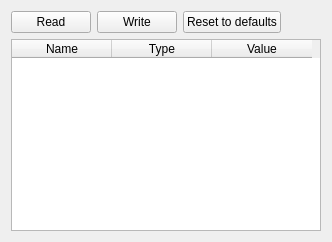
          <widget class="QWidget" name="tab_3">
           <attribute name="title">
            <string>Config</string>
           </attribute>
           <layout class="QVBoxLayout" name="verticalLayout_2">
            <item>
             <layout class="QHBoxLayout" name="horizontalLayout_2">
              <item>
               <widget class="QPushButton" name="pushButton_3">
                <property name="text">
                 <string>Read</string>
                </property>
               </widget>
              </item>
              <item>
               <widget class="QPushButton" name="pushButton_4">
                <property name="text">
                 <string>Write</string>
                </property>
               </widget>
              </item>
              <item>
               <widget class="QPushButton" name="pushButton_2">
                <property name="text">
                 <string>Reset to defaults</string>
                </property>
               </widget>
              </item>
              <item>
               <spacer name="horizontalSpacer_2">
                <property name="orientation">
                 <enum>Qt::Horizontal</enum>
                </property>
                <property name="sizeHint" stdset="0">
                 <size>
                  <width>40</width>
                  <height>20</height>
                 </size>
                </property>
               </spacer>
              </item>
             </layout>
            </item>
            <item>
             <widget class="QTableWidget" name="tableWidget_2">
              <column>
               <property name="text">
                <string>Name</string>
               </property>
              </column>
              <column>
               <property name="text">
                <string>Type</string>
               </property>
              </column>
              <column>
               <property name="text">
                <string>Value</string>
               </property>
              </column>
             </widget>
            </item>
           </layout>
          </widget>
